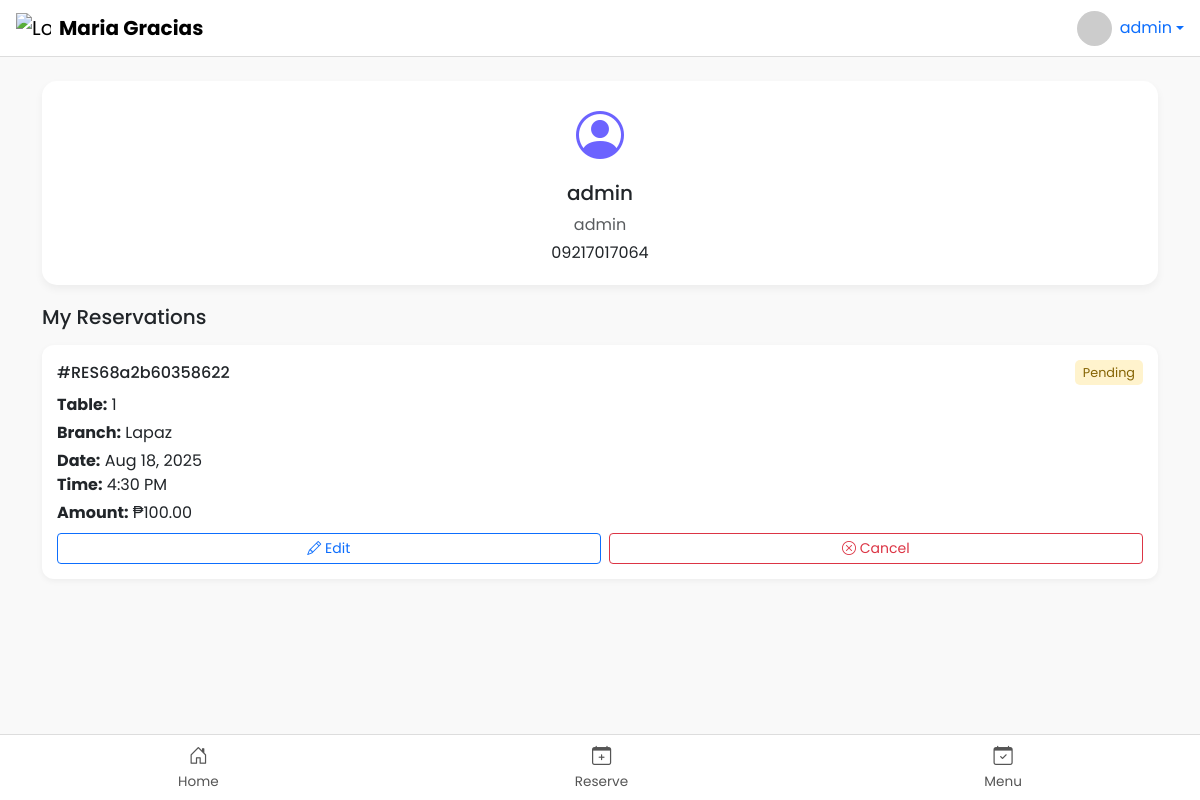
Screenshot of /profile.php (signed in) with the database file from the repository.
### tables this page shows
CREATE TABLE `users` (
  `id` int(255) NOT NULL,
  `name` varchar(255) NOT NULL,
  `cnum` varchar(20) NOT NULL,
  `username` varchar(255) NOT NULL,
  `password` varchar(255) NOT NULL,
  `role` enum('admin','user') NOT NULL DEFAULT 'user',
  `email` varchar(255) NOT NULL,
  `status` varchar(20) DEFAULT 'active'
);

CREATE TABLE `reservations` (
  `user_id` int(11) NOT NULL,
  `email` varchar(255) NOT NULL,
  `contact_number` varchar(15) NOT NULL,
  `table_number` int(11) NOT NULL,
  `message` text DEFAULT NULL,
  `created_at` timestamp NOT NULL DEFAULT current_timestamp(),
  `branch` varchar(50) NOT NULL,
  `status` enum('Pending','Approved','Declined','Cancelled') NOT NULL DEFAULT 'Pending',
  `reserv_date` date DEFAULT NULL,
  `reserv_time` time DEFAULT NULL,
  `amount` int(11) NOT NULL DEFAULT 100,
  `proof_of_payment` varchar(255) NOT NULL,
  `qr_code` varchar(255) DEFAULT NULL,
  `reservation_code` varchar(255) NOT NULL,
  `slot_end_time` datetime DEFAULT NULL,
  `release_time` datetime DEFAULT NULL
);

### profile.php (the view, shortened to what this page needs)
<?php
include 'conn.php';
$user_id = $_SESSION['id'];
$stmt = $conn->prepare("SELECT username, email FROM users WHERE id = ?");
$stmt->bind_param("i", $user_id);
$stmt->execute();
$stmt->bind_result($username, $email);
$users = [];
$user_stmt = $conn->prepare("SELECT * FROM users WHERE id = ?");
$user_stmt->bind_param("i", $user_id);
$user_stmt->execute();
$user_result = $user_stmt->get_result();
if ($user_result->num_rows > 0) {
    $users = $user_result->fetch_assoc();
} else {
    echo "User not found.";
}
$reservations = [];
$res_stmt = $conn->prepare("SELECT * FROM reservations WHERE email = ?");
$res_stmt->bind_param("s", $email);
$res_stmt->execute();
$res_result = $res_stmt->get_result();
while ($row = $res_result->fetch_assoc()) {
    $reservations[] = $row;
}
?>
<!DOCTYPE html>
<html lang="en">
<head>
  <link href="https://cdn.jsdelivr.net/npm/bootstrap@5.3.0/dist/css/bootstrap.min.css" rel="stylesheet">
  <link rel="stylesheet" href="https://cdn.jsdelivr.net/npm/bootstrap-icons/font/bootstrap-icons.css">
  <link rel="stylesheet" href="https://cdn.jsdelivr.net/npm/sweetalert2@11/dist/sweetalert2.min.css">
</head>
<body>
<nav class="navbar navbar-light px-3">
  <a class="navbar-brand d-flex align-items-center" href="home.php">
    <img src="images/logo.png" alt="Logo" width="35" class="me-2">
    <span class="fw-bold">Maria Gracias</span>
  </a>
  <div class="dropdown">
    <a href="#" class="d-flex align-items-center text-decoration-none dropdown-toggle" data-bs-toggle="dropdown">
      <img src="https://ui-avatars.com/api/?name=<?= urlencode($email); ?>&background=random" class="rounded-circle me-2" width="35" height="35" alt="avatar">
      <span class="d-none d-sm-inline"><?= htmlspecialchars($username); ?></span>
    </a>
  </div>
</nav>
<div class="container mt-4 mb-5">
  <div class="profile-card text-center">
    <div class="profile-icon mb-2"><i class="bi bi-person-circle"></i></div>
    <h5><?= htmlspecialchars($username); ?></h5>
    <p class="text-muted mb-1"><?= htmlspecialchars($email); ?></p>
    <p class="mb-0"><?= htmlspecialchars($users['cnum'] ?? 'Not provided'); ?></p>
  </div>
  <h5 class="mb-3">My Reservations</h5>
  <?php if (count($reservations) > 0): ?>
      <?php foreach ($reservations as $reservation):
          $status = strtolower($reservation['status']);
          $statusClass = ($status === 'pending') ? 'status-pending' : (($status === 'approved') ? 'status-approved' : 'status-cancelled');
          $isActionable = in_array($status, ['pending','approved']);
      ?>
      <div class="reservation-card">
          <div class="d-flex justify-content-between align-items-center mb-2">
              <h6 class="mb-0">#<?= htmlspecialchars($reservation['reservation_code']); ?></h6>
              <span class="reservation-status <?= $statusClass ?>"><?= htmlspecialchars($reservation['status']); ?></span>
          </div>
          <p class="mb-1"><strong>Table:</strong> <?= htmlspecialchars($reservation['table_number']); ?></p>
          <p class="mb-1"><strong>Branch:</strong> <?= htmlspecialchars($reservation['branch']); ?></p>
          <p class="mb-1"><strong>Date:</strong> <?= date('M j, Y', strtotime($reservation['reserv_date'])); ?> <br><strong>Time:</strong> <?= date('g:i A', strtotime($reservation['reserv_time'])); ?></p>
          <p class="mb-2"><strong>Amount:</strong> ₱<?= number_format($reservation['amount'],2); ?></p>
         <?php if ($isActionable): ?>
  <div class="d-flex gap-2">
      <a href="edit_reservation.php?code=<?= urlencode($reservation['reservation_code']); ?>" class="btn btn-outline-primary btn-sm w-100">
          <i class="bi bi-pencil"></i> Edit
      </a>
      <form action="cancel_reservation.php" method="POST" class="w-100">
          <button type="submit" class="btn btn-outline-danger btn-sm w-100" onclick="return confirmCancel()">
              <i class="bi bi-x-circle"></i> Cancel
          </button>
      </form>
  </div>
<?php endif; ?>
      </div>
      <?php endforeach; ?>
  <?php endif; ?>
</div>
<div class="bottom-nav">
  <a href="home.php"><i class="bi bi-house-door"></i>Home</a>
  <a href="home.php#RV"><i class="bi bi-calendar-plus"></i>Reserve</a>
  <a href="home.php#menu"><i class="bi bi-calendar-check"></i>Menu</a>
</div>
</body>
</html>

### profile.php (style rules this page uses)
body { font-family: 'Poppins', sans-serif; background: #f9f9f9; }
.navbar { background: #ffffff; border-bottom: 1px solid #ddd; }
.profile-card { background: #fff; border-radius: 15px; padding: 20px; margin-bottom: 20px; box-shadow: 0 4px 8px rgba(0,0,0,0.05); }
.profile-icon { font-size: 3rem; color: #6c63ff; }
.reservation-card { background: #fff; border-radius: 12px; padding: 15px; margin-bottom: 15px; box-shadow: 0 2px 6px rgba(0,0,0,0.05); }
.reservation-status { font-size: .8rem; padding: 3px 8px; border-radius: 5px; text-transform: capitalize; }
.status-pending { background: #fff3cd; color: #856404; }
.bottom-nav { position: fixed; bottom: 0; left: 0; right: 0; background: #fff; border-top: 1px solid #ddd; display: flex; justify-content: space-around; padding: 8px 0; }
.bottom-nav a { text-decoration: none; color: #555; text-align: center; font-size: 0.85rem; }
.bottom-nav i { display: block; font-size: 1.2rem; }

### rows the page displays
users: username "admin", email "admin", cnum "09217017064"
reservations: reservation_code "RES68a2b60358622", status "Pending", table_number "1", branch "Lapaz", reserv_date "Aug 18, 2025", reserv_time "4:30 PM", amount "100.00"
